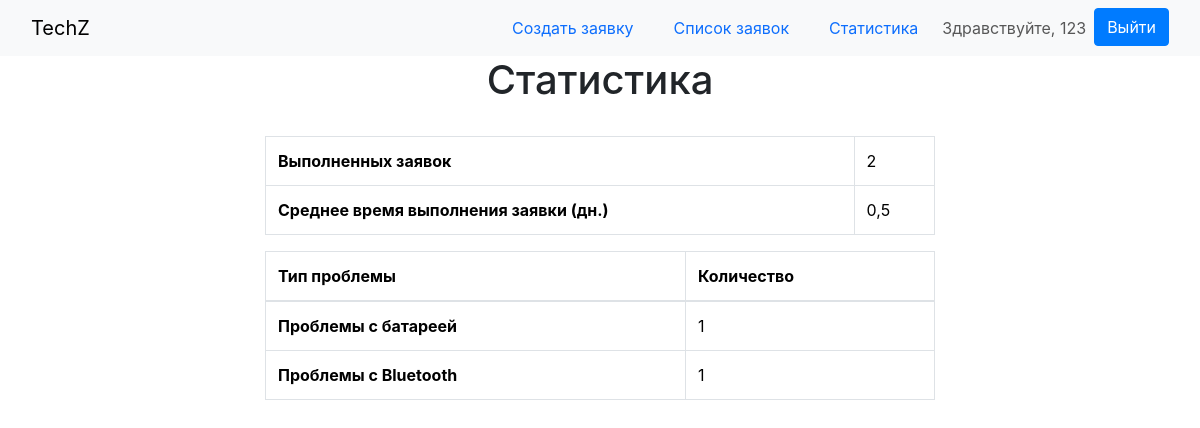
Screenshot of /tech/statistics/ (signed in) with the database file from the repository.
### tech/models.py (models this page shows, shortened)
class IssueType(models.Model):
    name = models.CharField(max_length=255, verbose_name='Название')
    class Meta:
        verbose_name = 'Тип проблемы'
        verbose_name_plural = 'Типы проблем'

### tech/views.py (the view)
# urls.py: path('statistics/', views.statistics, name='statistics'),
@login_required(login_url='login')
@user_passes_test(is_admin)
def statistics(request):
    completed_requests_count = Request.objects.filter(status='completed').count()
    completed_requests = Request.objects.filter(status='completed')
    total_completion_time = sum((request.date_closed - request.date_added).days for request in completed_requests)
    avg_completion_time = total_completion_time / completed_requests_count if completed_requests_count > 0 else 0
    issue_type_statistics = Request.objects.values('issue_type__name').annotate(
        count=Count('issue_type')).order_by('-count')
    return render(request, template_name='statistics.html',
                  context={'completed_requests_count': completed_requests_count,
                           'avg_completion_time': avg_completion_time,
                           'issue_type_statistics': issue_type_statistics})

### tech/views.py (called while the page is built)
def is_admin(user):
    return user.is_authenticated and user.userprofile.role == 'admin'

### templates/statistics.html (shortened to what this page needs)
{% extends 'base.html' %}
{% block content %}
    <h1 class="text-center pb-4">Статистика</h1>
    <table class="table table-bordered">
        <tbody>
        <tr>
            <th scope="row">Выполненных заявок</th>
            <td>{{ completed_requests_count }}</td>
        </tr>
        <tr>
            <th scope="row">Среднее время выполнения заявки (дн.)</th>
            <td>{{ avg_completion_time }}</td>
        </tr>
        </tbody>
    </table>
    <table class="table table-bordered">
        <thead>
        <tr>
            <th scope="col">Тип проблемы</th>
            <th scope="col">Количество</th>
        </tr>
        </thead>
        <tbody>
        {% for issue_type_stat in issue_type_statistics %}
            <tr>
                <th scope="row">{{ issue_type_stat.issue_type__name }}</th>
                <td>{{ issue_type_stat.count }}</td>
            </tr>
        {% endfor %}
        </tbody>
    </table>
{% endblock %}

### templates/base.html (shortened to what this page needs)
<!DOCTYPE html>
<html lang="en">
<head>
    {% load bootstrap5 %}
    {% bootstrap_css %}
    <link rel="stylesheet" href="https://stackpath.bootstrapcdn.com/bootstrap/4.3.1/css/bootstrap.min.css"
>
</head>
<body>
<nav class="navbar bg-body-tertiary">
    <div class="container-fluid">
        <a class="navbar-brand" href="{% url 'index' %}">TechZ</a>
        <ul class="nav nav-pills nav-fill gap-2">
            {% if user.is_authenticated and user.userprofile.role == 'admin' %}
                <li class="nav-item">
                    <a class="nav-link" href="{% url 'create_request' %}">Создать заявку</a>
                </li>
                <li class="nav-item">
                    <a class="nav-link" href="{% url 'request_list' %}">Список заявок</a>
                </li>
                <li class="nav-item">
                    <a class="nav-link" href="{% url 'statistics' %}">Статистика</a>
                </li>
            {% elif user.is_authenticated and user.userprofile.role == 'ispolnitel' %}
                <li class="nav-item">
                    <a class="nav-link" href="{% url 'jobs' %}">Мои заявки</a>
                </li>
            {% endif %}
            {% if user.is_authenticated %}
                <li class="navbar-text">
                    Здравствуйте, {{ user.username }}
                </li>
                <li class="nav-item">
                    <a class="btn btn-primary" href="{% url 'logout' %}">Выйти</a>
                </li>
            {% endif %}
        </ul>
    </div>
</nav>
<div class="container" style="max-width: 700px">
    {% block content %}{% endblock %}
</div>
</body>
</html>

### rows the page displays
IssueType: issue_type__name "Проблемы с батареей", count "1"
IssueType: issue_type__name "Проблемы с Bluetooth", count "1"

### other values shown
{{ user.username }} "123"
{{ completed_requests_count }} "2"
{{ avg_completion_time }} "0,5"
